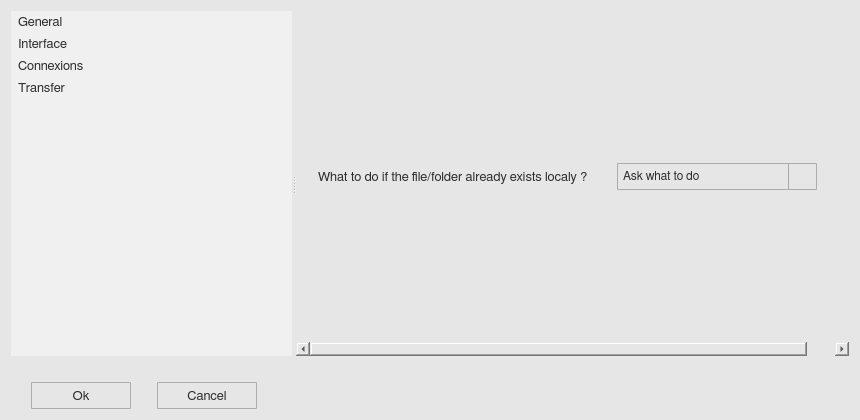
<?xml version="1.0" encoding="UTF-8"?>
<ui version="4.0">
 <class>optionWindow</class>
 <widget class="QWidget" name="optionWindow">
  <property name="geometry">
   <rect>
    <x>0</x>
    <y>0</y>
    <width>860</width>
    <height>420</height>
   </rect>
  </property>
  <property name="minimumSize">
   <size>
    <width>0</width>
    <height>0</height>
   </size>
  </property>
  <property name="maximumSize">
   <size>
    <width>16777215</width>
    <height>16777215</height>
   </size>
  </property>
  <property name="font">
   <font>
    <family>FreeSans</family>
    <pointsize>10</pointsize>
    <weight>50</weight>
    <bold>false</bold>
    <stylestrategy>PreferAntialias</stylestrategy>
    <kerning>true</kerning>
   </font>
  </property>
  <property name="windowTitle">
   <string>Options</string>
  </property>
  <property name="windowIcon">
   <iconset>
    <normaloff>icons/option_icon.svg</normaloff>icons/option_icon.svg</iconset>
  </property>
  <property name="styleSheet">
   <string notr="true">QWidget {
	background-color: rgb(230,230,230);
}</string>
  </property>
  <layout class="QGridLayout" name="gridLayout_2">
   <item row="0" column="0">
    <widget class="QSplitter" name="splitter">
     <property name="orientation">
      <enum>Qt::Horizontal</enum>
     </property>
     <widget class="QListWidget" name="variable_list">
      <property name="enabled">
       <bool>true</bool>
      </property>
      <property name="minimumSize">
       <size>
        <width>0</width>
        <height>0</height>
       </size>
      </property>
      <property name="maximumSize">
       <size>
        <width>16777215</width>
        <height>16777215</height>
       </size>
      </property>
      <property name="font">
       <font>
        <family>FreeSans</family>
        <pointsize>10</pointsize>
        <weight>50</weight>
        <bold>false</bold>
        <stylestrategy>PreferAntialias</stylestrategy>
        <kerning>true</kerning>
       </font>
      </property>
      <property name="focusPolicy">
       <enum>Qt::NoFocus</enum>
      </property>
      <property name="styleSheet">
       <string notr="true">QListWidget {
	border-radius: 0px;
	background-color:  rgb(240, 240, 240);
	color: rgb(45,45,45);
}

QListWidget:disabled {
	background-color:  rgb(200,200,200);
    color: rgb(45,45,45);
}

QListView::item {
	border: 0px solid rgb(240,240,240);
	border-radius: 3px;
    padding: 1px 1px 1px 1px;
    margin: 3px 3px 3px 3px;
}

QListView::item:selected {
	border: 0px solid rgb(240,240,240);
	border-radius: 3px;
}

QListView::item:selected:!active {
	background: rgb(200,200,200);
}

QListView::item:selected:active {
	background: rgb(200,200,200);
}

QListView::item:hover {
	background: rgb(230,230,230);
	border-radius: 3px;
}

QScrollBar:vertical {
  border: 1px solid white;
  background-color: rgb(240, 240, 240);
  width: 20px;
  margin: 21px 0px 21px 0px;
}

QScrollBar:horizontal {
  border: 1px solid white;
  background-color: rgb(240, 240, 240);
  height: 20px;
  margin: 0px 21px 0px 21px;
}

QScrollBar::handle:vertical {
  background-color: rgb(205, 205, 205);
  min-height: 25px;
}

QScrollBar:handle:vertical:hover {
  background-color: rgb(166, 166, 166);
}

QScrollBar:handle:vertical:pressed {
  background-color: rgb(96, 96, 96);
}

QScrollBar::handle:horizontal {
  background-color: rgb(205, 205, 205);
  min-width: 25px;
}

QScrollBar:handle:horizontal:hover {
  background-color: rgb(166, 166, 166);
}

QScrollBar:handle:horizontal:pressed {
  background-color: rgb(96, 96, 96);
}

QScrollBar::add-line:vertical {
  border-top: 1px solid rgb(240,240,240);
  border-left: 1px solid white;
  border-right: 1px solid white;
  border-bottom: 1px solid white;
  background-color: rgb(240, 240, 240);
  height: 20px;
  subcontrol-position: bottom;
  subcontrol-origin: margin;
  border-bottom-right-radius: 0px;
}

QScrollBar::add-line:vertical:hover {
  background-color: rgb(218, 218, 218);
}

QScrollBar::add-line:vertical:pressed {
  background-color: rgb(96, 96, 96);
}

QScrollBar::sub-line:vertical {
  border-top: 1px solid white;
  border-left: 1px solid white;
  border-right: 1px solid white;
  border-bottom: 1px solid rgb(240,240,240);
  background-color: rgb(240, 240, 240);
  height: 20px;
  subcontrol-position: top;
  subcontrol-origin: margin;
  border-top-right-radius: 0px;
}

QScrollBar::sub-line:vertical:hover {
  background-color: rgb(218, 218, 218);
}

QScrollBar::sub-line:vertical:pressed {
  background-color: rgb(96, 96, 96);
}

QScrollBar::up-arrow:vertical {
  image: url(icons/up_arrow_icon.svg); 
  width: 16px;
  height: 16px;
}

QScrollBar::up-arrow:vertical:pressed {
  right: -1px;
  bottom: -1px;
}

QScrollBar::down-arrow:vertical {
  image: url(icons/down_arrow_icon.svg); 
  width: 16px;
  height: 16px;
}

QScrollBar::down-arrow:vertical:pressed {
  right: -1px;
  bottom: -1px;
}

QScrollBar::add-line:horizontal {
  border-top: 1px solid white;
  border-left: 1px solid rgb(240,240,240);
  border-right: 1px solid white;
  border-bottom: 1px solid white;
  background-color: rgb(240, 240, 240);
  width: 20px;
  subcontrol-position: right;
  subcontrol-origin: margin;
  border-bottom-right-radius: 0px;
}

QScrollBar::add-line:horizontal:hover {
  background-color: rgb(218, 218, 218);
}

QScrollBar::add-line:horizontal:pressed {
  background-color: rgb(96, 96, 96);
}

QScrollBar::sub-line:horizontal {
  border-top: 1px solid white;
  border-left: 1px solid white;
  border-right: 1px solid rgb(240,240,240);
  border-bottom: 1px solid white;
  background-color: rgb(240, 240, 240);
  width: 20px;
  subcontrol-position: left;
  subcontrol-origin: margin;
border-bottom-left-radius: 0px;
}

QScrollBar::sub-line:horizontal:hover {
  background-color: rgb(218, 218, 218);
}

QScrollBar::sub-line:horizontal:pressed {
  background-color: rgb(96, 96, 96);
}

QScrollBar::left-arrow:horizontal {
  image: url(icons/left_arrow_icon.svg); 
  width: 16px;
  height: 16px;
}

QScrollBar::left-arrow:horizontal:pressed {
  right: -1px;
  bottom: -1px;
}

QScrollBar::right-arrow:horizontal {
  image: url(icons/right_arrow_icon.svg); 
  width: 16px;
  height: 16px;
}

QScrollBar::right-arrow:horizontal:pressed {
  right: -1px;
  bottom: -1px;
}</string>
      </property>
      <property name="frameShape">
       <enum>QFrame::NoFrame</enum>
      </property>
      <property name="sizeAdjustPolicy">
       <enum>QAbstractScrollArea::AdjustIgnored</enum>
      </property>
      <property name="selectionMode">
       <enum>QAbstractItemView::SingleSelection</enum>
      </property>
      <item>
       <property name="text">
        <string>General</string>
       </property>
      </item>
      <item>
       <property name="text">
        <string>Interface</string>
       </property>
      </item>
      <item>
       <property name="text">
        <string>Connexions</string>
       </property>
      </item>
      <item>
       <property name="text">
        <string>Transfer</string>
       </property>
      </item>
     </widget>
     <widget class="QScrollArea" name="option_scroll_area">
      <property name="styleSheet">
       <string notr="true">QScrollArea { background: transparent; }

QScrollArea &gt; QWidget &gt; QWidget { background: transparent; }

QScrollBar:vertical {
  border: 1px solid white;
  background-color: rgb(240, 240, 240);
  width: 20px;
  margin: 21px 0px 21px 0px;
}

QScrollBar:horizontal {
  border: 1px solid white;
  background-color: rgb(240, 240, 240);
  height: 20px;
  margin: 0px 21px 0px 21px;
}

QScrollBar::handle:vertical {
  background-color: rgb(205, 205, 205);
  min-height: 25px;
}

QScrollBar:handle:vertical:hover {
  background-color: rgb(166, 166, 166);
}

QScrollBar:handle:vertical:pressed {
  background-color: rgb(96, 96, 96);
}

QScrollBar::handle:horizontal {
  background-color: rgb(205, 205, 205);
  min-width: 25px;
}

QScrollBar:handle:horizontal:hover {
  background-color: rgb(166, 166, 166);
}

QScrollBar:handle:horizontal:pressed {
  background-color: rgb(96, 96, 96);
}

QScrollBar::add-line:vertical {
  border-top: 1px solid rgb(240,240,240);
  border-left: 1px solid white;
  border-right: 1px solid white;
  border-bottom: 1px solid white;
  background-color: rgb(240, 240, 240);
  height: 20px;
  subcontrol-position: bottom;
  subcontrol-origin: margin;
  border-bottom-right-radius: 0px;
}

QScrollBar::add-line:vertical:hover {
  background-color: rgb(218, 218, 218);
}

QScrollBar::add-line:vertical:pressed {
  background-color: rgb(96, 96, 96);
}

QScrollBar::sub-line:vertical {
  border-top: 1px solid white;
  border-left: 1px solid white;
  border-right: 1px solid white;
  border-bottom: 1px solid rgb(240,240,240);
  background-color: rgb(240, 240, 240);
  height: 20px;
  subcontrol-position: top;
  subcontrol-origin: margin;
  border-top-right-radius: 0px;
}

QScrollBar::sub-line:vertical:hover {
  background-color: rgb(218, 218, 218);
}

QScrollBar::sub-line:vertical:pressed {
  background-color: rgb(96, 96, 96);
}

QScrollBar::up-arrow:vertical {
  image: url(icons/up_arrow_icon.svg); 
  width: 16px;
  height: 16px;
}

QScrollBar::up-arrow:vertical:pressed {
  right: -1px;
  bottom: -1px;
}

QScrollBar::down-arrow:vertical {
  image: url(icons/down_arrow_icon.svg); 
  width: 16px;
  height: 16px;
}

QScrollBar::down-arrow:vertical:pressed {
  right: -1px;
  bottom: -1px;
}

QScrollBar::add-line:horizontal {
  border-top: 1px solid white;
  border-left: 1px solid rgb(240,240,240);
  border-right: 1px solid white;
  border-bottom: 1px solid white;
  background-color: rgb(240, 240, 240);
  width: 20px;
  subcontrol-position: right;
  subcontrol-origin: margin;
  border-bottom-right-radius: 0px;
}

QScrollBar::add-line:horizontal:hover {
  background-color: rgb(218, 218, 218);
}

QScrollBar::add-line:horizontal:pressed {
  background-color: rgb(96, 96, 96);
}

QScrollBar::sub-line:horizontal {
  border-top: 1px solid white;
  border-left: 1px solid white;
  border-right: 1px solid rgb(240,240,240);
  border-bottom: 1px solid white;
  background-color: rgb(240, 240, 240);
  width: 20px;
  subcontrol-position: left;
  subcontrol-origin: margin;
border-bottom-left-radius: 0px;
}

QScrollBar::sub-line:horizontal:hover {
  background-color: rgb(218, 218, 218);
}

QScrollBar::sub-line:horizontal:pressed {
  background-color: rgb(96, 96, 96);
}

QScrollBar::left-arrow:horizontal {
  image: url(icons/left_arrow_icon.svg); 
  width: 16px;
  height: 16px;
}

QScrollBar::left-arrow:horizontal:pressed {
  right: -1px;
  bottom: -1px;
}

QScrollBar::right-arrow:horizontal {
  image: url(icons/right_arrow_icon.svg); 
  width: 16px;
  height: 16px;
}

QScrollBar::right-arrow:horizontal:pressed {
  right: -1px;
  bottom: -1px;
}</string>
      </property>
      <property name="frameShape">
       <enum>QFrame::NoFrame</enum>
      </property>
      <property name="widgetResizable">
       <bool>true</bool>
      </property>
      <widget class="QWidget" name="scrollAreaWidgetContents_2">
       <property name="geometry">
        <rect>
         <x>0</x>
         <y>0</y>
         <width>710</width>
         <height>172</height>
        </rect>
       </property>
       <layout class="QGridLayout" name="gridLayout">
        <item row="0" column="0">
         <layout class="QVBoxLayout" name="ow_vertical_layout">
          <item>
           <layout class="QHBoxLayout" name="horizontalLayout">
            <item>
             <widget class="QLabel" name="ow_label_11">
              <property name="minimumSize">
               <size>
                <width>0</width>
                <height>27</height>
               </size>
              </property>
              <property name="maximumSize">
               <size>
                <width>16777215</width>
                <height>27</height>
               </size>
              </property>
              <property name="font">
               <font>
                <family>FreeSans</family>
                <pointsize>10</pointsize>
                <weight>50</weight>
                <bold>false</bold>
                <stylestrategy>PreferAntialias</stylestrategy>
                <kerning>true</kerning>
               </font>
              </property>
              <property name="styleSheet">
               <string notr="true">QLabel {
    color: rgb(45,45,45);
    margin-left: 10px;
}</string>
              </property>
              <property name="text">
               <string>What to do if the file/folder already exists localy ?</string>
              </property>
              <property name="alignment">
               <set>Qt::AlignLeading|Qt::AlignLeft|Qt::AlignVCenter</set>
              </property>
             </widget>
            </item>
            <item>
             <spacer name="horizontalSpacer_2">
              <property name="orientation">
               <enum>Qt::Horizontal</enum>
              </property>
              <property name="sizeType">
               <enum>QSizePolicy::Fixed</enum>
              </property>
              <property name="sizeHint" stdset="0">
               <size>
                <width>20</width>
                <height>20</height>
               </size>
              </property>
             </spacer>
            </item>
            <item>
             <widget class="QComboBox" name="ow_combobox_7">
              <property name="minimumSize">
               <size>
                <width>200</width>
                <height>27</height>
               </size>
              </property>
              <property name="maximumSize">
               <size>
                <width>300</width>
                <height>27</height>
               </size>
              </property>
              <property name="font">
               <font>
                <family>FreeSans</family>
                <pointsize>9</pointsize>
                <weight>50</weight>
                <bold>false</bold>
                <stylestrategy>PreferAntialias</stylestrategy>
                <kerning>true</kerning>
               </font>
              </property>
              <property name="styleSheet">
               <string notr="true">QComboBox {
	border: 1px solid #acacac;
    border-radius: 1px;
	padding-left: 5px;
    background-color: qlineargradient(x1: 0, y1: 0, x2: 0, y2: 1, 
								stop: 0 #f0f0f0, stop: 1 #e5e5e5);
    color: rgb(45,45,45);
}

QComboBox:disabled {
	background-color:  rgb(200,200,200);
}

QComboBox:hover {
	border: 1px solid #7eb4ea;
    border-radius: 1px;
	background-color: qlineargradient(x1: 0, y1: 0, x2: 0, y2: 1, 
								stop: 0 #ecf4fc, stop: 1 #dcecfc);
}

QComboBox::drop-down {
	subcontrol-origin: padding;
	subcontrol-position: top right;
	width: 27px;
    border-left-width: 1px;
	border-left-color: darkgray;
	border-left-style: solid;
	border-top-right-radius: 3px;
	border-bottom-right-radius: 3px;
}

QComboBox::down-arrow {
	image: url(icons/down_arrow_icon.svg); 
	width: 16px;
	height: 16px
}

QComboBox QAbstractItemView {
	selection-background-color: rgb(200,200,200);
	selection-color: black;
	background: #f0f0f0;
	border: 0px solid #f0f0f0;
}

QComboBox QAbstractItemView::item {
	margin: 5px 5px 5px 5px;
}</string>
              </property>
              <item>
               <property name="text">
                <string>Ask what to do</string>
               </property>
              </item>
              <item>
               <property name="text">
                <string>Overwrite</string>
               </property>
              </item>
              <item>
               <property name="text">
                <string>Download and rename</string>
               </property>
              </item>
              <item>
               <property name="text">
                <string>Ignore</string>
               </property>
              </item>
             </widget>
            </item>
            <item>
             <spacer name="horizontalSpacer_6">
              <property name="orientation">
               <enum>Qt::Horizontal</enum>
              </property>
              <property name="sizeType">
               <enum>QSizePolicy::Fixed</enum>
              </property>
              <property name="sizeHint" stdset="0">
               <size>
                <width>20</width>
                <height>20</height>
               </size>
              </property>
             </spacer>
            </item>
            <item>
             <widget class="QToolButton" name="ow_infoButton_17">
              <property name="maximumSize">
               <size>
                <width>27</width>
                <height>27</height>
               </size>
              </property>
              <property name="styleSheet">
               <string notr="true">QToolButton {
	border: 1px solid transparent;
	background-color: transparent;
	width: 27px;
	height: 27px;
}

QToolButton:flat {
	border: none;
}</string>
              </property>
              <property name="text">
               <string/>
              </property>
              <property name="icon">
               <iconset>
                <normaloff>icons/info_icon.svg</normaloff>icons/info_icon.svg</iconset>
              </property>
              <property name="iconSize">
               <size>
                <width>23</width>
                <height>23</height>
               </size>
              </property>
              <property name="autoRaise">
               <bool>false</bool>
              </property>
             </widget>
            </item>
            <item>
             <spacer name="horizontalSpacer_9">
              <property name="orientation">
               <enum>Qt::Horizontal</enum>
              </property>
              <property name="sizeHint" stdset="0">
               <size>
                <width>40</width>
                <height>20</height>
               </size>
              </property>
             </spacer>
            </item>
           </layout>
          </item>
         </layout>
        </item>
       </layout>
      </widget>
     </widget>
    </widget>
   </item>
   <item row="1" column="0">
    <spacer name="verticalSpacer_3">
     <property name="orientation">
      <enum>Qt::Vertical</enum>
     </property>
     <property name="sizeType">
      <enum>QSizePolicy::Fixed</enum>
     </property>
     <property name="sizeHint" stdset="0">
      <size>
       <width>20</width>
       <height>20</height>
      </size>
     </property>
    </spacer>
   </item>
   <item row="2" column="0">
    <layout class="QHBoxLayout" name="horizontalLayout_2">
     <item>
      <spacer name="horizontalSpacer_3">
       <property name="orientation">
        <enum>Qt::Horizontal</enum>
       </property>
       <property name="sizeType">
        <enum>QSizePolicy::Fixed</enum>
       </property>
       <property name="sizeHint" stdset="0">
        <size>
         <width>20</width>
         <height>20</height>
        </size>
       </property>
      </spacer>
     </item>
     <item>
      <widget class="QToolButton" name="ow_ok_button">
       <property name="minimumSize">
        <size>
         <width>100</width>
         <height>27</height>
        </size>
       </property>
       <property name="maximumSize">
        <size>
         <width>100</width>
         <height>27</height>
        </size>
       </property>
       <property name="font">
        <font>
         <family>FreeSans</family>
         <pointsize>10</pointsize>
         <weight>50</weight>
         <bold>false</bold>
         <stylestrategy>PreferDefault</stylestrategy>
         <kerning>true</kerning>
        </font>
       </property>
       <property name="styleSheet">
        <string notr="true">QToolButton {
	border: 1px solid #acacac;
	border-radius: 1px;
	background-color: qlineargradient(x1:0, y1:0, x2:0, y2:1,
									stop:0 #f0f0f0, stop:1 #e5e5e5);
    color: rgb(45,45,45);
}

QToolButton:hover {
	border: 1px solid #7eb4ea;
	border-radius: 1px;
	background-color: qlineargradient(x1:0, y1:0, x2:0, y2:1,
									stop:0 #ecf4fc, stop:1 #dcecfc);
}

QToolButton:pressed {
	border: 1px solid #579de5;
	border-radius: 1px;
	background-color: qlineargradient(x1:0, y1:0, x2:0, y2:1,
									stop:0 #daecfc, stop:1 #c4e0fc);
}</string>
       </property>
       <property name="text">
        <string>Ok</string>
       </property>
      </widget>
     </item>
     <item>
      <spacer name="horizontalSpacer_5">
       <property name="orientation">
        <enum>Qt::Horizontal</enum>
       </property>
       <property name="sizeType">
        <enum>QSizePolicy::Fixed</enum>
       </property>
       <property name="sizeHint" stdset="0">
        <size>
         <width>20</width>
         <height>20</height>
        </size>
       </property>
      </spacer>
     </item>
     <item>
      <widget class="QToolButton" name="ow_cancel_button">
       <property name="minimumSize">
        <size>
         <width>100</width>
         <height>27</height>
        </size>
       </property>
       <property name="maximumSize">
        <size>
         <width>100</width>
         <height>27</height>
        </size>
       </property>
       <property name="font">
        <font>
         <family>FreeSans</family>
         <pointsize>10</pointsize>
         <weight>50</weight>
         <bold>false</bold>
         <stylestrategy>PreferDefault</stylestrategy>
         <kerning>true</kerning>
        </font>
       </property>
       <property name="styleSheet">
        <string notr="true">QToolButton {
	border: 1px solid #acacac;
	border-radius: 1px;
	background-color: qlineargradient(x1:0, y1:0, x2:0, y2:1,
									stop:0 #f0f0f0, stop:1 #e5e5e5);
    color: rgb(45,45,45);
}

QToolButton:hover {
	border: 1px solid #7eb4ea;
	border-radius: 1px;
	background-color: qlineargradient(x1:0, y1:0, x2:0, y2:1,
									stop:0 #ecf4fc, stop:1 #dcecfc);
}

QToolButton:pressed {
	border: 1px solid #579de5;
	border-radius: 1px;
	background-color: qlineargradient(x1:0, y1:0, x2:0, y2:1,
									stop:0 #daecfc, stop:1 #c4e0fc);
}</string>
       </property>
       <property name="text">
        <string>Cancel</string>
       </property>
      </widget>
     </item>
     <item>
      <spacer name="horizontalSpacer_4">
       <property name="orientation">
        <enum>Qt::Horizontal</enum>
       </property>
       <property name="sizeHint" stdset="0">
        <size>
         <width>40</width>
         <height>20</height>
        </size>
       </property>
      </spacer>
     </item>
    </layout>
   </item>
  </layout>
 </widget>
 <resources/>
 <connections/>
</ui>
